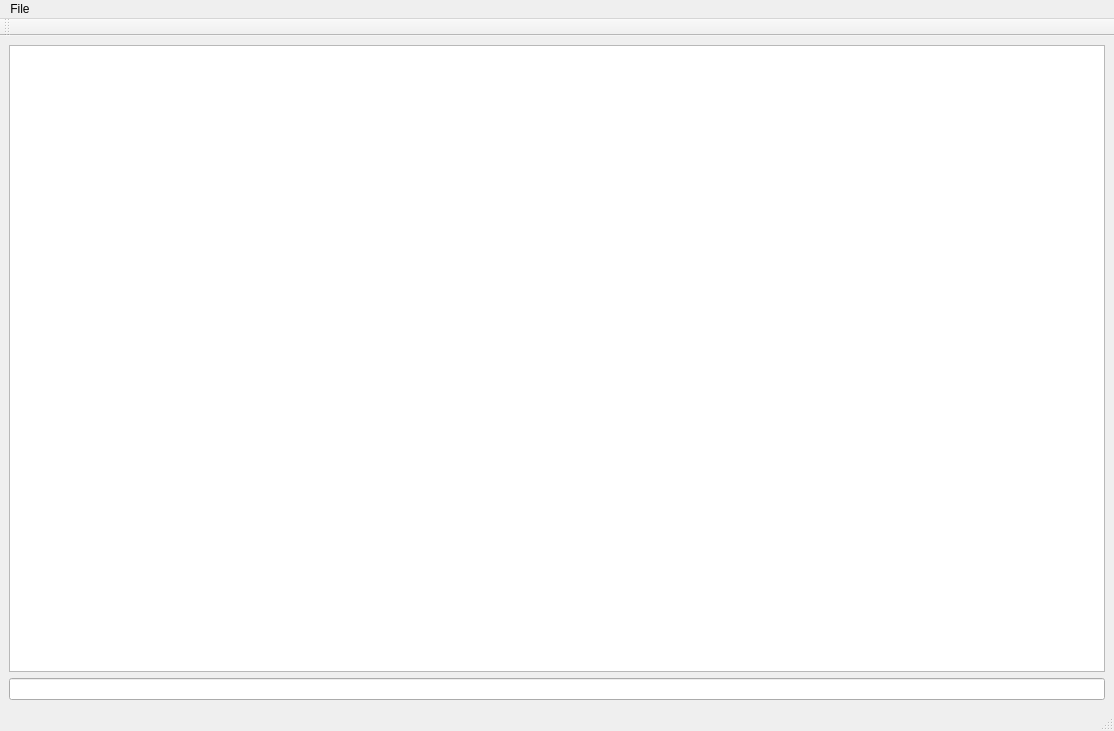
<?xml version="1.0" encoding="UTF-8"?>
<ui version="4.0">
 <class>MainWindow</class>
 <widget class="QMainWindow" name="MainWindow">
  <property name="geometry">
   <rect>
    <x>0</x>
    <y>0</y>
    <width>1114</width>
    <height>731</height>
   </rect>
  </property>
  <property name="windowTitle">
   <string>MainWindow</string>
  </property>
  <widget class="QWidget" name="centralwidget">
   <layout class="QHBoxLayout" name="horizontalLayout">
    <item>
     <layout class="QVBoxLayout" name="verticalLayout_2">
      <item>
       <widget class="QTableView" name="tableView">
        <property name="enabled">
         <bool>true</bool>
        </property>
        <property name="showGrid">
         <bool>true</bool>
        </property>
        <property name="wordWrap">
         <bool>true</bool>
        </property>
        <property name="cornerButtonEnabled">
         <bool>true</bool>
        </property>
       </widget>
      </item>
      <item>
       <widget class="QLineEdit" name="lineEdit"/>
      </item>
     </layout>
    </item>
   </layout>
  </widget>
  <widget class="QStatusBar" name="statusbar"/>
  <widget class="QMenuBar" name="menuBar">
   <property name="geometry">
    <rect>
     <x>0</x>
     <y>0</y>
     <width>1114</width>
     <height>26</height>
    </rect>
   </property>
   <widget class="QMenu" name="menuFile">
    <property name="title">
     <string>File</string>
    </property>
    <addaction name="actionOpen_2"/>
    <addaction name="actionSave_2"/>
   </widget>
   <addaction name="menuFile"/>
  </widget>
  <widget class="QToolBar" name="toolBar">
   <property name="windowTitle">
    <string>toolBar</string>
   </property>
   <attribute name="toolBarArea">
    <enum>TopToolBarArea</enum>
   </attribute>
   <attribute name="toolBarBreak">
    <bool>false</bool>
   </attribute>
  </widget>
  <action name="actionOpen_2">
   <property name="text">
    <string>Open</string>
   </property>
  </action>
  <action name="actionSave_2">
   <property name="text">
    <string>Save</string>
   </property>
  </action>
 </widget>
 <resources/>
 <connections/>
</ui>
